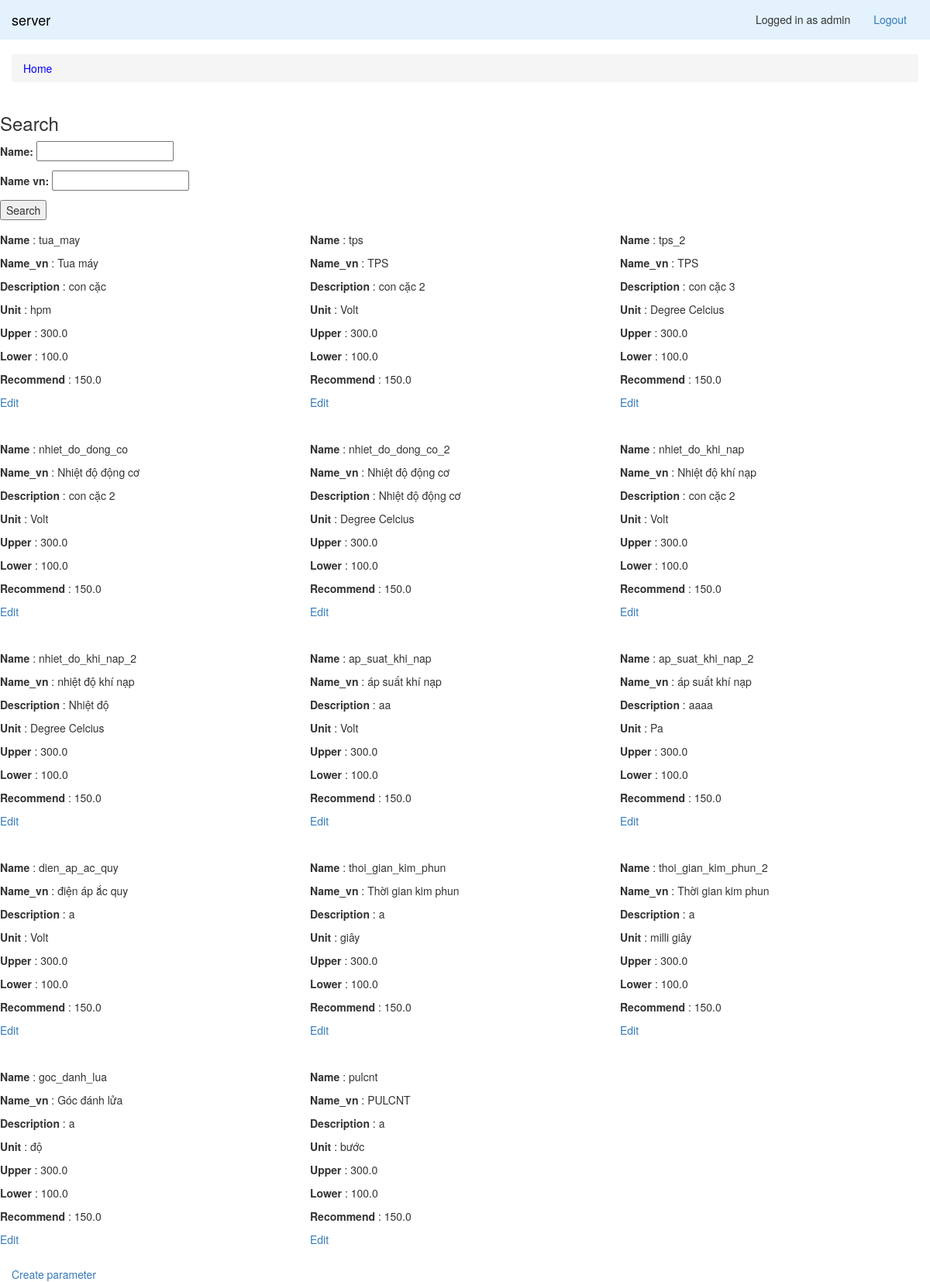
/parameter/ (signed in), run on the app's committed database.
### firmware/models/Parameter.py (models this page shows)
class Parameter(models.Model):
    name = models.CharField(max_length=200, unique=True)
    name_vn = models.CharField(max_length=200)
    description = models.CharField(max_length=500)
    unit = models.CharField(max_length=200)
    upper = models.FloatField()
    lower = models.FloatField()
    recommend = models.FloatField()

### firmware/views/ParameterView.py (the view, shortened to what this page needs)
# urls.py: url(r'^parameter/$', ParameterView.as_view(), name='parameter'),
class ParameterView(View):
    template_name = 'firmware/parameter.html'
    def get_parameters(self):
        parameters = Parameter.objects.all()
        return parameters
    def get_items(self, parameters):
        items = []
        for parameter in parameters:
            item = {
                'id': parameter.id,
                'name': parameter.name,
                'name_vn': parameter.name_vn,
                'description': parameter.description,
                'unit': parameter.unit,
                'upper': parameter.upper,
                'lower': parameter.lower,
                'recommend': parameter.recommend
            }
            items.append(item)
        return items
    def get(self, request):
        parameters = self.get_parameters()
        items = self.get_items(parameters)
        context = {
            'items': items,
            'search_parameter_form': SearchParameterForm()
        }
        return TemplateResponse(request, self.template_name, context)

### firmware/forms/SearchParameterForm.py
class SearchParameterForm(forms.Form):
    name = forms.CharField(required=False)
    name_vn = forms.CharField(required=False)

### firmware/context_processors.py (called while the page is built)
def is_moderator(request):
    return request.user.groups.filter(name='moderator').exists()

def user(request):
    return {
        'user': request.user,
        'moderator': is_moderator(request)
    }

### templates/firmware/parameter.html (shortened to what this page needs)
{% extends 'includes/layout.html' %}
{% load static %}
{% load humanize %}
{% load mathfilters %}
{% block content %}
    <div class="row">
        {% if search_parameter_form %}
            <h3> Search </h3>
            <form method='post'>{% csrf_token %}
                {{ search_parameter_form.as_p }}
                <button type='submit'> Search </button>
            </form>
        {% endif %}
    </div>
    <div class="row">
        {% for item in items %}
            <div class='col-lg-4' style='margin: 15px 0'>
                <div class="row">
                    <p> <strong> Name </strong>: {{item.name}} </p>
                    <p> <strong> Name_vn </strong>: {{item.name_vn}} </p>
                    <p> <strong> Description </strong>: {{item.description}} </p>
                    <p> <strong> Unit </strong>: {{item.unit}} </p>
                    <p> <strong> Upper </strong>: {{item.upper}} </p>
                    <p> <strong> Lower </strong>: {{item.lower}} </p>
                    <p> <strong> Recommend </strong>: {{item.recommend}} </p>
                    <p> <a href='{% url 'firmware:parameter-edit' item.id %}'> Edit </a> </p>
                </div>
            </div>
        {% endfor %}
    </div>
    {% if not create_parameter_form and not parameter_edit_form %}
        <a href="{% url 'firmware:create-parameter' %}" class='button'> Create parameter</a>
    {% endif %}
{% endblock %}

### templates/includes/nav.html (shortened to what this page needs)
{% load static %}
<nav class="navbar navbar-light navbar-fixed-top" style="background-color: #e3f2fd;" role="navigation">
    <div class="container">
        <div class="navbar-header">
            <a class="navbar-brand" href="{% url 'firmware:index' %}" style="color: #000;">server</a>
        </div>
        <div class="collapse navbar-collapse" id="bs-example-navbar-collapse-1">
            <div class="collapse navbar-collapse">
                <ul class="nav navbar-nav" style="float: right;">
                    {% if user.is_authenticated %}
                        <li class="navbar-text navbar-left">Logged in as
                        {{ user.username }}</li>
                        <li>
                            <a href="{% url 'firmware:logout' %}">Logout</a>
                        </li>
                    {% endif %}
                </ul>
            </div>
        </div>
    </div>
</nav>

### static/css/shop-homepage.css (style rules this page uses)
body { padding-top: 70px; }
.container { padding-right: 0; padding-left: 0; margin-right: auto; margin-left: auto; }

### data on the page
Parameter: name "tua_may", name_vn "Tua máy", description "con cặc", unit "hpm", upper "300.0", lower "100.0", recommend "150.0"
Parameter: name "tps", name_vn "TPS", description "con cặc 2", unit "Volt", upper "300.0", lower "100.0", recommend "150.0"
Parameter: name "tps_2", name_vn "TPS", description "con cặc 3", unit "Degree Celcius", upper "300.0", lower "100.0", recommend "150.0"
Parameter: name "nhiet_do_dong_co", name_vn "Nhiệt độ động cơ", description "con cặc 2", unit "Volt", upper "300.0", lower "100.0", recommend "150.0"
Parameter: name "nhiet_do_dong_co_2", name_vn "Nhiệt độ động cơ", description "Nhiệt độ động cơ", unit "Degree Celcius", upper "300.0", lower "100.0", recommend "150.0"
Parameter: name "nhiet_do_khi_nap", name_vn "Nhiệt độ khí nạp", description "con cặc 2", unit "Volt", upper "300.0", lower "100.0", recommend "150.0"
Parameter: name "nhiet_do_khi_nap_2", name_vn "nhiệt độ khí nạp", description "Nhiệt độ", unit "Degree Celcius", upper "300.0", lower "100.0", recommend "150.0"
Parameter: name "ap_suat_khi_nap", name_vn "áp suất khí nạp", description "aa", unit "Volt", upper "300.0", lower "100.0", recommend "150.0"
Parameter: name "ap_suat_khi_nap_2", name_vn "áp suất khí nạp", description "aaaa", unit "Pa", upper "300.0", lower "100.0", recommend "150.0"
Parameter: name "dien_ap_ac_quy", name_vn "điện áp ắc quy", unit "Volt", upper "300.0", lower "100.0", recommend "150.0"
Parameter: name "thoi_gian_kim_phun", name_vn "Thời gian kim phun", unit "giây", upper "300.0", lower "100.0", recommend "150.0"
Parameter: name "thoi_gian_kim_phun_2", name_vn "Thời gian kim phun", unit "milli giây", upper "300.0", lower "100.0", recommend "150.0"
Parameter: name "goc_danh_lua", name_vn "Góc đánh lửa", unit "độ", upper "300.0", lower "100.0", recommend "150.0"
Parameter: name "pulcnt", name_vn "PULCNT", unit "bước", upper "300.0", lower "100.0", recommend "150.0"

### other printed values
{{ user.username }} "admin"
{{ item.description }} "a" "a" "a" "a" "a"
